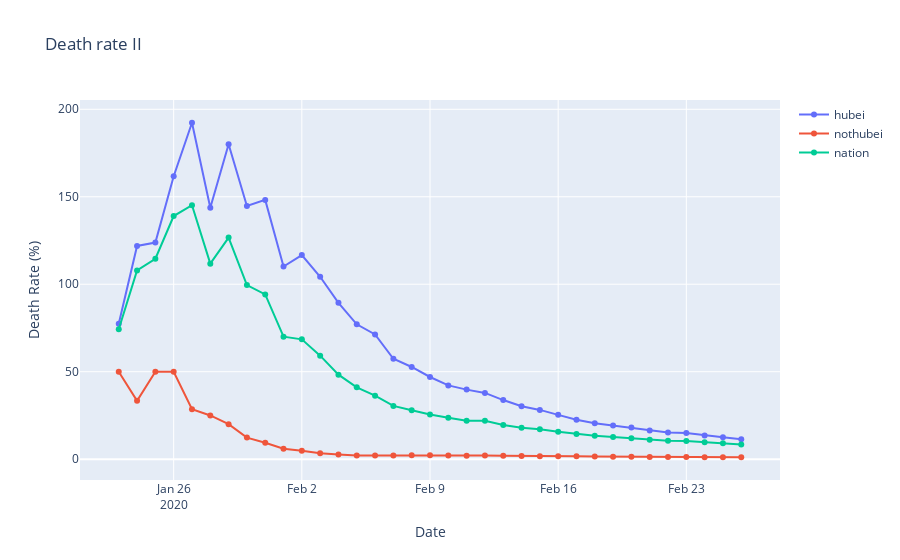

The notebook cell saved with this chart:
### Code cell
fig = go.Figure()
fig.add_trace(
    go.Scatter(x=result_n.date,
               y=result_n.deadCount_hubei / result_n.curedCount_hubei * 100,
               mode='lines+markers',
               name='hubei'))
fig.add_trace(
    go.Scatter(x=result_n.date,
               y=result_n.deadCount_nothubei / result_n.curedCount_nothubei *
               100,
               mode='lines+markers',
               name='nothubei'))
fig.add_trace(
    go.Scatter(x=result_n.date,
               y=result_n.deadCount_nation / result_n.curedCount_nation * 100,
               mode='lines+markers',
               name='nation'))
fig.update_layout(title="Death rate II",
                  xaxis_title="Date",
                  yaxis_title="Death Rate (%)")
fig.show()
